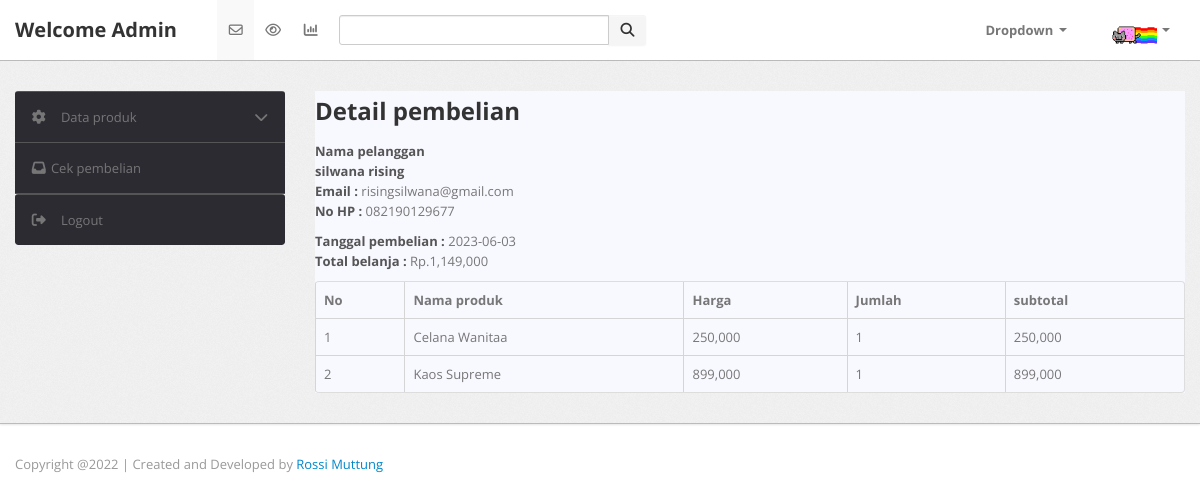
Screenshot of /admin/halaman_admin.php?halaman=detail_pembayaran&id=10 with the database file from the repository.
### tables this page shows
CREATE TABLE `pembelian` (
  `id_pembelian` int(11) NOT NULL,
  `id_user` int(11) NOT NULL,
  `tanggal_pembelian` date NOT NULL,
  `total_pembelian` int(11) NOT NULL,
  `id_ongkir` int(11) NOT NULL,
  `nama_kota` varchar(200) NOT NULL,
  `tarif` int(11) NOT NULL,
  `alamat` varchar(200) NOT NULL,
  `jasa_pengiriman` varchar(200) NOT NULL,
  `status_pembelian` varchar(200) NOT NULL DEFAULT 'Belum di validasi'
);

CREATE TABLE `user` (
  `id_user` int(11) NOT NULL,
  `username` varchar(250) NOT NULL,
  `password` varchar(250) NOT NULL,
  `email` varchar(250) NOT NULL,
  `ulang_password` varchar(250) NOT NULL,
  `no_hp` varchar(250) NOT NULL,
  `alamat` varchar(200) NOT NULL
);

CREATE TABLE `pembelian_produk` (
  `id_pembelian_produk` int(11) NOT NULL,
  `id_pembelian` int(11) NOT NULL,
  `id_produk` int(11) NOT NULL,
  `jumlah` int(11) NOT NULL,
  `nama` varchar(200) NOT NULL,
  `harga` int(11) NOT NULL,
  `berat` int(11) NOT NULL,
  `subberat` int(11) NOT NULL,
  `subharga` int(11) NOT NULL
);

### admin/detail_pembayaran.php (the view)
<h2>Detail pembelian</h2>
<?php
$id_pem=$_GET['id'];
 $ambil=$koneksi->query("SELECT * FROM pembelian JOIN user ON pembelian.id_user=user.id_user WHERE pembelian.id_pembelian =' $id_pem'");
$detail = $ambil->fetch_assoc();
?>
<strong style="">Nama pelanggan <br><?php echo $detail['username'] ?></strong><br>
<p>
    <strong>Email :</strong>
    <?php echo $detail['email']; ?> <br>
    <strong>No HP :</strong>
    <?php echo $detail['no_hp']; ?>
</p>
<p>
    <strong>Tanggal pembelian :</strong>
<?php echo $detail['tanggal_pembelian']; ?> <br>
<strong>Total belanja :</strong>
Rp.<?php echo number_format($detail['total_pembelian']); ?>
</p>
<table class="table table-bordered">
    <thead>
        <tr>
            <th>No</th>
            <th>Nama produk</th>
            <th>Harga</th>
            <th>Jumlah</th>
            <th>subtotal</th>
        </tr>
    </thead>
    <tbody>
        <?php $nomor = 1;?>
        <?php $ambil= $koneksi->query("SELECT * FROM pembelian_produk LEFT JOIN produk ON pembelian_produk.id_pembelian_produk=produk.id_produk WHERE pembelian_produk.id_pembelian = '$id_pem'"); ?>
        <?php while($pecah=$ambil->fetch_assoc()){ ?>
        <tr>
        <td><?php echo $nomor; ?></td>
        <td><?php echo $pecah['nama']; ?></td>
        <td><?php echo number_format($pecah['harga']); ?></td>
        <td><?php echo $pecah['jumlah']; ?></td>
        <td><?php echo number_format($pecah['harga'] *$pecah['jumlah']); ?>
        </td>
        </tr>
        <?php $nomor++ ?>
        <?php }?>
    </tbody>
</table>

### css/theme.css (style rules this page uses)
body { font-size: 13px; font-family: 'Open Sans', Arial, sans-serif; background: #fff; color: #777 }
h1, h2, h3, h4, h5, h6 { color: #333; margin-top: 0 }
h2 { font-size: 24px }
strong, b { color: #555 }
.table { margin-bottom: 0 }
.table th, .table td { border-color: #d5d5d5!important }
.table-bordered thead:first-child tr:first-child>th:first-child, .table-bordered tbody:first-child tr:first-child>td:first-child { -webkit-border-top-left-radius: 2px; -moz-border-radius-topleft: 2px; border-top-left-radius: 2px }
.table-bordered thead:first-child tr:first-child>th:last-child, .table-bordered tbody:first-child tr:first-child>td:last-child { -webkit-border-top-right-radius: 2px; -moz-border-radius-topright: 2px; border-top-right-radius: 2px }
.table-bordered thead:last-child tr:last-child>th:first-child, .table-bordered tbody:last-child tr:last-child>td:first-child, .table-bordered tfoot:last-child tr:last-child>td:first-child { -webkit-border-bottom-left-radius: 2px; -moz-border-radius-bottomleft: 2px; border-bottom-left-radius: 2px }
.table-bordered thead:last-child tr:last-child>th:last-child, .table-bordered tbody:last-child tr:last-child>td:last-child, .table-bordered tfoot:last-child tr:last-child>td:last-child { -webkit-border-bottom-right-radius: 2px; -moz-border-radius-bottomright: 2px; border-bottom-right-radius: 2px }

### rows the page displays
pembelian: id_user.username "silwana rising", id_user.email "risingsilwana@gmail.com", id_user.no_hp "082190129677", tanggal_pembelian "2023-06-03", total_pembelian "1,149,000"
pembelian_produk: nama "Celana Wanitaa", harga "250,000", jumlah "1", $pecah['harga'] *$pecah['jumlah'] "250,000"
pembelian_produk: nama "Kaos Supreme", harga "899,000", jumlah "1", $pecah['harga'] *$pecah['jumlah'] "899,000"
